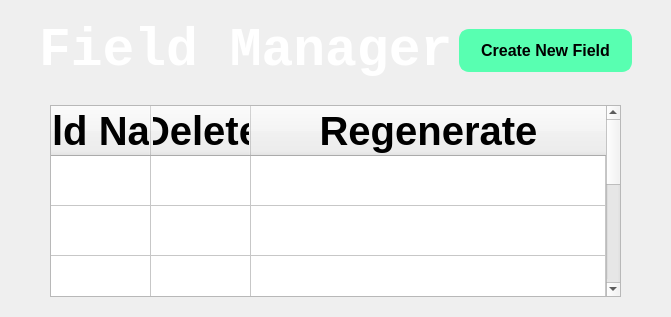
     <widget class="QWidget" name="fmanagerPage" native="true">
      <layout class="QVBoxLayout" name="verticalLayout_20">
       <property name="leftMargin">
        <number>30</number>
       </property>
       <property name="rightMargin">
        <number>30</number>
       </property>
       <item>
        <widget class="QWidget" name="widget_19" native="true">
         <layout class="QHBoxLayout" name="horizontalLayout_14">
          <item>
           <widget class="QLabel" name="label_11">
            <property name="font">
             <font>
              <family>Consolas</family>
              <pointsize>40</pointsize>
              <weight>75</weight>
              <bold>true</bold>
             </font>
            </property>
            <property name="styleSheet">
             <string notr="true">QLabel{
	
	color: rgb(255, 255, 255);
}</string>
            </property>
            <property name="text">
             <string>Field Manager</string>
            </property>
           </widget>
          </item>
          <item>
           <widget class="QPushButton" name="createFieldBtn">
            <property name="sizePolicy">
             <sizepolicy hsizetype="Maximum" vsizetype="Maximum">
              <horstretch>0</horstretch>
              <verstretch>0</verstretch>
             </sizepolicy>
            </property>
            <property name="maximumSize">
             <size>
              <width>16777215</width>
              <height>16777215</height>
             </size>
            </property>
            <property name="palette">
             <palette>
              <active>
               <colorrole role="WindowText">
                <brush brushstyle="SolidPattern">
                 <color alpha="255">
                  <red>0</red>
                  <green>0</green>
                  <blue>0</blue>
                 </color>
                </brush>
               </colorrole>
               <colorrole role="Button">
                <brush brushstyle="SolidPattern">
                 <color alpha="255">
                  <red>88</red>
                  <green>255</green>
                  <blue>177</blue>
                 </color>
                </brush>
               </colorrole>
               <colorrole role="Text">
                <brush brushstyle="SolidPattern">
                 <color alpha="255">
                  <red>0</red>
                  <green>0</green>
                  <blue>0</blue>
                 </color>
                </brush>
               </colorrole>
               <colorrole role="ButtonText">
                <brush brushstyle="SolidPattern">
                 <color alpha="255">
                  <red>0</red>
                  <green>0</green>
                  <blue>0</blue>
                 </color>
                </brush>
               </colorrole>
               <colorrole role="Base">
                <brush brushstyle="SolidPattern">
                 <color alpha="255">
                  <red>88</red>
                  <green>255</green>
                  <blue>177</blue>
                 </color>
                </brush>
               </colorrole>
               <colorrole role="Window">
                <brush brushstyle="SolidPattern">
                 <color alpha="255">
                  <red>88</red>
                  <green>255</green>
                  <blue>177</blue>
                 </color>
                </brush>
               </colorrole>
              </active>
              <inactive>
               <colorrole role="WindowText">
                <brush brushstyle="SolidPattern">
                 <color alpha="255">
                  <red>0</red>
                  <green>0</green>
                  <blue>0</blue>
                 </color>
                </brush>
               </colorrole>
               <colorrole role="Button">
                <brush brushstyle="SolidPattern">
                 <color alpha="255">
                  <red>88</red>
                  <green>255</green>
                  <blue>177</blue>
                 </color>
                </brush>
               </colorrole>
               <colorrole role="Text">
                <brush brushstyle="SolidPattern">
                 <color alpha="255">
                  <red>0</red>
                  <green>0</green>
                  <blue>0</blue>
                 </color>
                </brush>
               </colorrole>
               <colorrole role="ButtonText">
                <brush brushstyle="SolidPattern">
                 <color alpha="255">
                  <red>0</red>
                  <green>0</green>
                  <blue>0</blue>
                 </color>
                </brush>
               </colorrole>
               <colorrole role="Base">
                <brush brushstyle="SolidPattern">
                 <color alpha="255">
                  <red>88</red>
                  <green>255</green>
                  <blue>177</blue>
                 </color>
                </brush>
               </colorrole>
               <colorrole role="Window">
                <brush brushstyle="SolidPattern">
                 <color alpha="255">
                  <red>88</red>
                  <green>255</green>
                  <blue>177</blue>
                 </color>
                </brush>
               </colorrole>
              </inactive>
              <disabled>
               <colorrole role="WindowText">
                <brush brushstyle="SolidPattern">
                 <color alpha="255">
                  <red>0</red>
                  <green>0</green>
                  <blue>0</blue>
                 </color>
                </brush>
               </colorrole>
               <colorrole role="Button">
                <brush brushstyle="SolidPattern">
                 <color alpha="255">
                  <red>88</red>
                  <green>255</green>
                  <blue>177</blue>
                 </color>
                </brush>
               </colorrole>
               <colorrole role="Text">
                <brush brushstyle="SolidPattern">
                 <color alpha="255">
                  <red>0</red>
                  <green>0</green>
                  <blue>0</blue>
                 </color>
                </brush>
               </colorrole>
               <colorrole role="ButtonText">
                <brush brushstyle="SolidPattern">
                 <color alpha="255">
                  <red>0</red>
                  <green>0</green>
                  <blue>0</blue>
                 </color>
                </brush>
               </colorrole>
               <colorrole role="Base">
                <brush brushstyle="SolidPattern">
                 <color alpha="255">
                  <red>88</red>
                  <green>255</green>
                  <blue>177</blue>
                 </color>
                </brush>
               </colorrole>
               <colorrole role="Window">
                <brush brushstyle="SolidPattern">
                 <color alpha="255">
                  <red>88</red>
                  <green>255</green>
                  <blue>177</blue>
                 </color>
                </brush>
               </colorrole>
              </disabled>
             </palette>
            </property>
            <property name="font">
             <font>
              <pointsize>12</pointsize>
              <weight>75</weight>
              <bold>true</bold>
             </font>
            </property>
            <property name="cursor">
             <cursorShape>PointingHandCursor</cursorShape>
            </property>
            <property name="styleSheet">
             <string notr="true">QPushButton {  
	color: rgb(88, 255, 177);
	color: rgb(85, 170, 255);
	color: rgb(50, 224, 227);
    background-color: #58ffb1; /* Green background */  
	color: rgb(78, 202, 255);
    color: black; /* White text */  
    border: 2px solid #58ffb1; /* Border */  
    border-radius: 10px; /* Rounded corners */  
    padding: 10px 20px; /* Padding for content */  
}  

QPushButton:hover {  
    background-color: #50f0a1; /* Slightly different green on hover */  
} 

QPushButton:pressed {  
    background-color: #40e091; /* Darker green when pressed */  
}  </string>
            </property>
            <property name="text">
             <string>Create New Field</string>
            </property>
           </widget>
          </item>
         </layout>
        </widget>
       </item>
       <item>
        <widget class="QWidget" name="widget_26" native="true">
         <layout class="QHBoxLayout" name="horizontalLayout_18">
          <property name="leftMargin">
           <number>20</number>
          </property>
          <property name="rightMargin">
           <number>20</number>
          </property>
          <item>
           <widget class="QTableWidget" name="field_table">
            <property name="sizePolicy">
             <sizepolicy hsizetype="Minimum" vsizetype="Minimum">
              <horstretch>0</horstretch>
              <verstretch>0</verstretch>
             </sizepolicy>
            </property>
            <property name="font">
             <font>
              <pointsize>30</pointsize>
             </font>
            </property>
            <property name="autoScrollMargin">
             <number>16</number>
            </property>
            <property name="sortingEnabled">
             <bool>false</bool>
            </property>
            <attribute name="horizontalHeaderVisible">
             <bool>true</bool>
            </attribute>
            <attribute name="horizontalHeaderCascadingSectionResizes">
             <bool>false</bool>
            </attribute>
            <attribute name="horizontalHeaderDefaultSectionSize">
             <number>100</number>
            </attribute>
            <attribute name="horizontalHeaderHighlightSections">
             <bool>false</bool>
            </attribute>
            <attribute name="horizontalHeaderMinimumSectionSize">
             <number>39</number>
            </attribute>
            <attribute name="horizontalHeaderShowSortIndicator" stdset="0">
             <bool>false</bool>
            </attribute>
            <attribute name="horizontalHeaderStretchLastSection">
             <bool>true</bool>
            </attribute>
            <attribute name="verticalHeaderVisible">
             <bool>false</bool>
            </attribute>
            <attribute name="verticalHeaderCascadingSectionResizes">
             <bool>false</bool>
            </attribute>
            <attribute name="verticalHeaderDefaultSectionSize">
             <number>30</number>
            </attribute>
            <attribute name="verticalHeaderMinimumSectionSize">
             <number>50</number>
            </attribute>
            <row>
             <property name="text">
              <string>1</string>
             </property>
            </row>
            <row>
             <property name="text">
              <string>3</string>
             </property>
            </row>
            <row>
             <property name="text">
              <string>4</string>
             </property>
            </row>
            <row>
             <property name="text">
              <string>5</string>
             </property>
            </row>
            <row>
             <property name="text">
              <string>6</string>
             </property>
            </row>
            <column>
             <property name="text">
              <string>Field Name</string>
             </property>
             <property name="font">
              <font>
               <pointsize>30</pointsize>
               <weight>75</weight>
               <bold>true</bold>
              </font>
             </property>
            </column>
            <column>
             <property name="text">
              <string>Delete</string>
             </property>
             <property name="font">
              <font>
               <pointsize>30</pointsize>
               <weight>75</weight>
               <bold>true</bold>
              </font>
             </property>
            </column>
            <column>
             <property name="text">
              <string>Regenerate</string>
             </property>
             <property name="font">
              <font>
               <pointsize>30</pointsize>
               <weight>75</weight>
               <bold>true</bold>
              </font>
             </property>
            </column>
            <item row="0" column="0">
             <property name="text">
              <string/>
             </property>
            </item>
            <item row="0" column="1">
             <property name="text">
              <string/>
             </property>
            </item>
            <item row="1" column="0">
             <property name="text">
              <string/>
             </property>
            </item>
            <item row="1" column="1">
             <property name="text">
              <string/>
             </property>
            </item>
            <item row="2" column="0">
             <property name="text">
              <string/>
             </property>
            </item>
            <item row="2" column="1">
             <property name="text">
              <string/>
             </property>
            </item>
            <item row="3" column="0">
             <property name="text">
              <string/>
             </property>
            </item>
            <item row="3" column="1">
             <property name="text">
              <string/>
             </property>
            </item>
            <item row="4" column="0">
             <property name="text">
              <string/>
             </property>
            </item>
            <item row="4" column="1">
             <property name="text">
              <string/>
             </property>
            </item>
           </widget>
          </item>
         </layout>
        </widget>
       </item>
      </layout>
     </widget>
